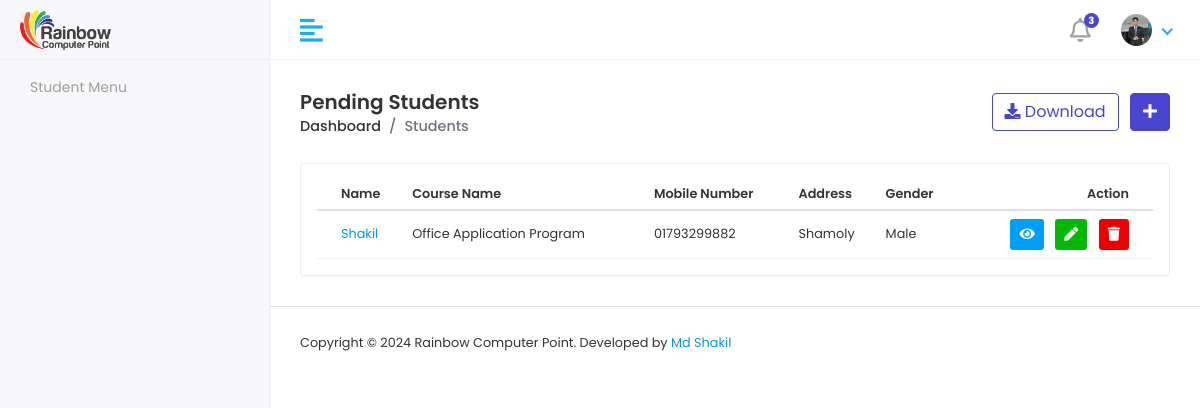
/pendingStudentList/, run on an earlier commit of the app's database.
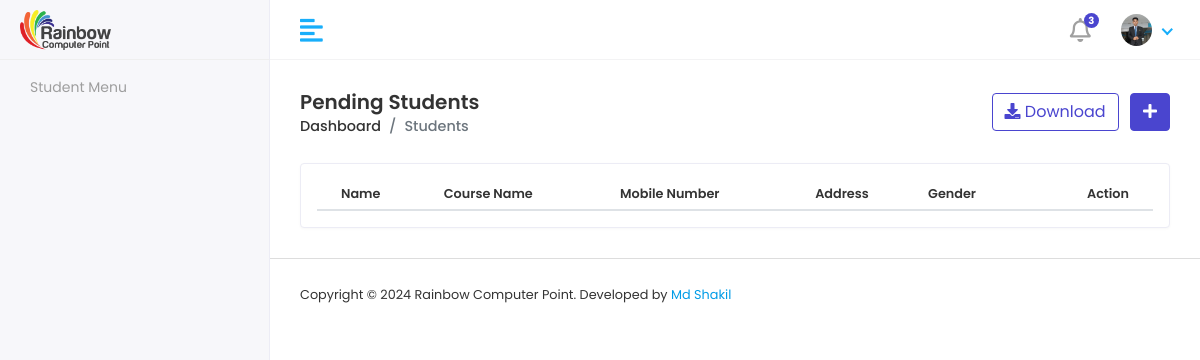
And on a later commit of the database.
### RainbowApp/models.py (models this page shows)
class AdmissionFormModel(models.Model):
    CourseName = models.ForeignKey(CourseInfoModel,on_delete=models.DO_NOTHING)
    StudentName = models.CharField(max_length=100)
    FatherName = models.CharField(max_length=100)
    MotherName = models.CharField(max_length=100)
    DOB = models.DateField()
    GENDER = [
        ('Male','Male'),
        ('Female','Female'),
    ]
    Gender = models.CharField(choices=GENDER,max_length=100)
    email = models.EmailField(max_length=100)
    Mobile = models.CharField(max_length=100)
    Address = models.CharField(max_length=100)
    StudentPhoto = models.ImageField(upload_to='pendingstudent')

class CourseInfoModel(models.Model):
    CourseName = models.CharField(max_length=100)
    CourseDuration = models.CharField(max_length=100)
    WeeklyClass = models.CharField(max_length=100)
    ClassDurationHour = models.CharField(max_length=100)
    ClassDurationMinute = models.CharField(max_length=100)
    CourseFee = models.CharField(max_length=100)
    AboutCourse = models.TextField()
    CourseTopics = models.TextField()
    CourseImage = models.ImageField(upload_to='courseImg')
    def __str__(self):
        return self.CourseName

### RainbowProject/studentviews.py (the view)
# urls.py: path('pendingStudentList/',pendingStudentList, name='pendingStudentList'),
def pendingStudentList(request):
    pendingstudentdata = AdmissionFormModel.objects.all()
    context = {
        'pendingstudentdata':pendingstudentdata,
    }
    return render(request,'students/pendingstudentlist.html',context)

### template/students/pendingstudentlist.html (shortened to what this page needs)
{% extends 'adminmaster/adminmaster.html' %}
{% block admincontent %}
{% load static %}
<div class="content container-fluid">
    <div class="page-header">
       <div class="row align-items-center">
          <div class="col">
             <h3 class="page-title">Pending Students</h3>
             <ul class="breadcrumb">
                <li class="breadcrumb-item"><a href="{% url 'adminDashboard' %}">Dashboard</a></li>
                <li class="breadcrumb-item active">Students</li>
             </ul>
          </div>
          <div class="col-auto text-right float-right ml-auto">
             <a href="#" class="btn btn-outline-primary mr-2"><i class="fas fa-download"></i> Download</a>
             <a href="{% url 'addStudentPage' %}" class="btn btn-primary"><i class="fas fa-plus"></i></a>
          </div>
       </div>
    </div>
    <div class="row">
       <div class="col-sm-12">
          <div class="card card-table">
             <div class="card-body">
                <div class="table-responsive">
                   <table class="table table-hover table-center mb-0 datatable">
                      <thead>
                         <tr>
                            <th>Name</th>
                            <th>Course Name</th>
                            <th>Mobile Number</th>
                            <th>Address</th>
                            <th>Gender</th>
                            <th class="text-right">Action</th>
                         </tr>
                      </thead>
                      <tbody>
                        {% for i in pendingstudentdata %}
                        <tr>
                           <td>
                                 <a href="">{{i.StudentName}}</a>
                           </td>
                           <td>{{i.CourseName}}</td>
                           <td>{{i.Mobile}}</td>
                           <td>{{i.Address}}</td>
                           <td>{{i.Gender}}</td>
                           <td class="text-right">
                              <div class="actions">
                                 <a href="" class="btn btn-sm bg-info-light mr-2">
                                 <i class="fas fa-eye"></i>
                                 </a>
                                 <a href="{% url 'editPendingStudent' i.id %}" class="btn btn-sm bg-success-light mr-2">
                                 <i class="fas fa-pen"></i>
                                 </a>
                                 <a href="{% url 'deleteStudent' i.id %}" class="btn btn-sm bg-danger-light">
                                 <i class="fas fa-trash"></i>
                                 </a>
                              </div>
                           </td>
                        </tr>
                        {% endfor %}
                      </tbody>
                   </table>
                </div>
             </div>
          </div>
       </div>
    </div>
 </div>
{% endblock admincontent %}

What changed in the data, as far as the page shows it:
removed AdmissionFormModel: StudentName "Shakil", CourseName "Office Application Program", Mobile "01793299882", Address "Shamoly", Gender "Male"
